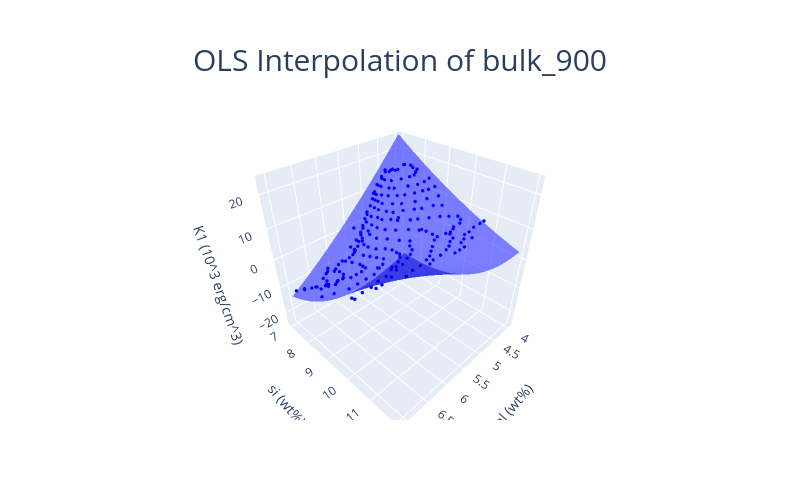

Notebook code for this chart:
### Markdown cell above
#### OLS 1d_x2y2

### Code cell
ols_1d_x2y2_bulk_900 = OLS(BasisFunctions.functions["1d_x2y2"])

print("rmse: ", ols_1d_x2y2_bulk_900.calculate_kfold_mean_rmse(bulk_900))

ols_1d_x2y2_bulk_900.fit(bulk_900)
print("params: ", ols_1d_x2y2_bulk_900.get_params())

OLSInterpolationPlotter(
	bulk_900,
	ols_1d_x2y2_bulk_900,
	bulk_surface,
).plot()

### Figure 1 — Plotly figure (JSON) as saved in the notebook; plotly's stock layout.template omitted (floating-point values rounded to 4 significant figures; data arrays with more than 128 entries replaced by an {"elided": "..."} marker saying what was removed)
{"data": [{"marker": {"color": "blue", "size": 2}, "mode": "markers", "type": "scatter3d", "x": {"elided": "216 float values"}, "y": {"elided": "216 float values"}, "z": {"elided": "216 float values"}}, {"colorscale": [[0, "blue"], [1, "blue"]], "name": "surface", "opacity": 0.5, "showscale": false, "type": "surface", "x": [4, 4.03, 4.061, 4.091, 4.121, 4.152, 4.182, 4.212, 4.242, 4.273, 4.303, 4.333, 4.364, 4.394, 4.424, 4.455, 4.485, 4.515, 4.545, 4.576, 4.606, 4.636, 4.667, 4.697, 4.727, 4.758, 4.788, 4.818, 4.848, 4.879, 4.909, 4.939, 4.97, 5, 5.03, 5.061, 5.091, 5.121, 5.152, 5.182, 5.212, 5.242, 5.273, 5.303, 5.333, 5.364, 5.394, 5.424, 5.455, 5.485, 5.515, 5.545, 5.576, 5.606, 5.636, 5.667, 5.697, 5.727, 5.758, 5.788, 5.818, 5.848, 5.879, 5.909, 5.939, 5.97, 6, 6.03, 6.061, 6.091, 6.121, 6.152, 6.182, 6.212, 6.242, 6.273, 6.303, 6.333, 6.364, 6.394, 6.424, 6.455, 6.485, 6.515, 6.545, 6.576, 6.606, 6.636, 6.667, 6.697, 6.727, 6.758, 6.788, 6.818, 6.848, 6.879, 6.909, 6.939, 6.97, 7], "y": [7, 7.051, 7.101, 7.152, 7.202, 7.253, 7.303, 7.354, 7.404, 7.455, 7.505, 7.556, 7.606, 7.657, 7.707, 7.758, 7.808, 7.859, 7.909, 7.96, 8.01, 8.061, 8.111, 8.162, 8.212, 8.263, 8.313, 8.364, 8.414, 8.465, 8.515, 8.566, 8.616, 8.667, 8.717, 8.768, 8.818, 8.869, 8.919, 8.97, 9.02, 9.071, 9.121, 9.172, 9.222, 9.273, 9.323, 9.374, 9.424, 9.475, 9.525, 9.576, 9.626, 9.677, 9.727, 9.778, 9.828, 9.879, 9.929, 9.98, 10.03, 10.08, 10.13, 10.18, 10.23, 10.28, 10.33, 10.38, 10.43, 10.48, 10.54, 10.59, 10.64, 10.69, 10.74, 10.79, 10.84, 10.89, 10.94, 10.99, 11.04, 11.09, 11.14, 11.19, 11.24, 11.29, 11.34, 11.39, 11.44, 11.49, 11.55, 11.6, 11.65, 11.7, 11.75, 11.8, 11.85, 11.9, 11.95, 12], "z": {"elided": "100x100 float values"}}], "layout": {"height": 500, "legend": {"itemsizing": "constant"}, "scene": {"aspectmode": "cube", "xaxis": {"title": {"text": "al (wt%)"}}, "yaxis": {"title": {"text": "si (wt%)"}}, "zaxis": {"range": [-25, 25], "title": {"text": "K1 (10^3 erg/cm^3)"}}}, "title": {"font": {"size": 30}, "text": "OLS Interpolation of bulk_900", "x": 0.5, "xanchor": "center", "y": 0.9, "yanchor": "top"}, "width": 800}}
